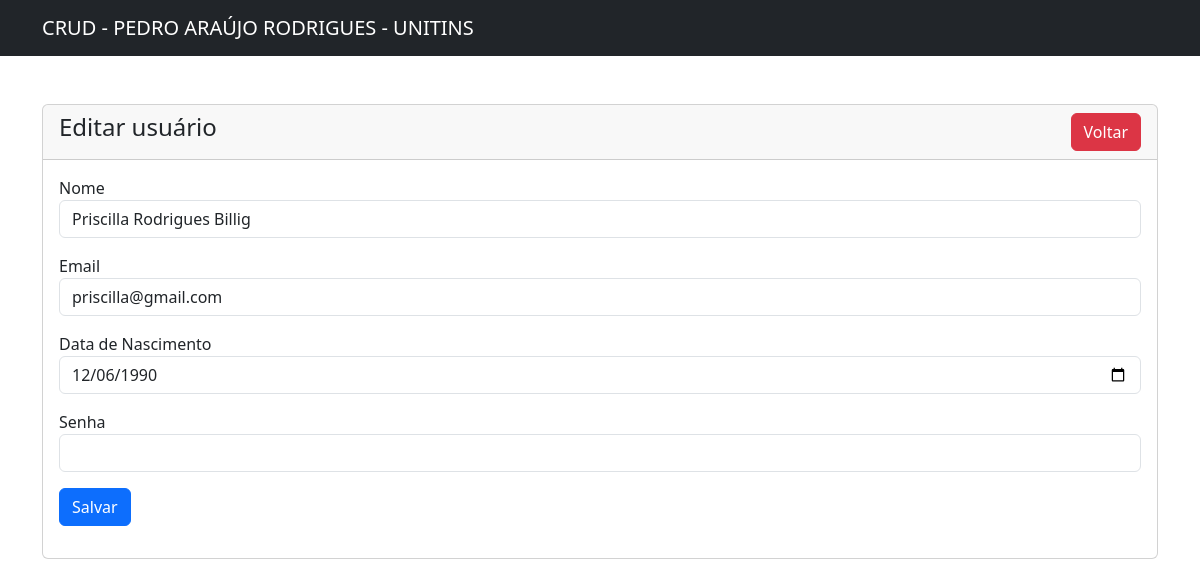
Page /usuario-edit.php?id=3 on the committed database.
### tables this page shows
CREATE TABLE `usuarios` (
  `id` int NOT NULL AUTO_INCREMENT,
  `nome` varchar(100) NOT NULL,
  `email` varchar(100) NOT NULL,
  `data_nascimento` date NOT NULL,
  `senha` varchar(255) DEFAULT NULL,
  PRIMARY KEY (`id`)
);

### usuario-edit.php (the view, shortened to what this page needs)
<?php
require 'conexao.php';
?>
<!doctype html>
<html lang="en">
  <head>
    <link href="https://cdn.jsdelivr.net/npm/bootstrap@5.3.3/dist/css/bootstrap.min.css" rel="stylesheet">
  </head>
  <body>
    <?php include('navbar.php'); ?>
    <div class="container mt-5">
      <div class="row">
        <div class="col-md-12">
          <div class="card">
            <div class="card-header">
              <h4>Editar usuário
                <a href="index.php" class="btn btn-danger float-end">Voltar</a>
              </h4>
            </div>
            <div class="card-body">
              <?php
              if (isset($_GET['id'])) {
                $usuario_id = mysqli_real_escape_string($conexao, $_GET['id']);
                $sql = "SELECT * FROM usuarios WHERE id='$usuario_id'";
                $query = mysqli_query($conexao, $sql);
                if (mysqli_num_rows($query) > 0) {
                  $usuario = mysqli_fetch_array($query);
              ?>
              <form action="acoes.php" method="POST">
                <div class="mb-3">
                  <label>Nome</label>
                  <input type="text" name="nome" value="<?=$usuario['nome']?>" class="form-control">
                </div>
                <div class="mb-3">
                  <label>Email</label>
                  <input type="text" name="email" value="<?=$usuario['email']?>" class="form-control">
                </div>
                <div class="mb-3">
                  <label>Data de Nascimento</label>
                  <input type="date" name="data_nascimento" value="<?=$usuario['data_nascimento']?>" class="form-control">
                </div>
                <div class="mb-3">
                  <label>Senha</label>
                  <input type="password" name="senha" class="form-control">
                </div>
                <div class="mb-3">
                  <button type="submit" name="update_usuario" class="btn btn-primary">Salvar</button>
                </div>
              </form>
              <?php
              } else {
                echo "<h5>Usuário não encontrado</h5>";
              }
            }
            ?>
            </div>
          </div>
        </div>
      </div>
    </div>
  </body>
</html>

### rows in the picture
usuarios: nome "Priscilla Rodrigues Billig", email "priscilla@gmail.com", data_nascimento "12/06/1990"
